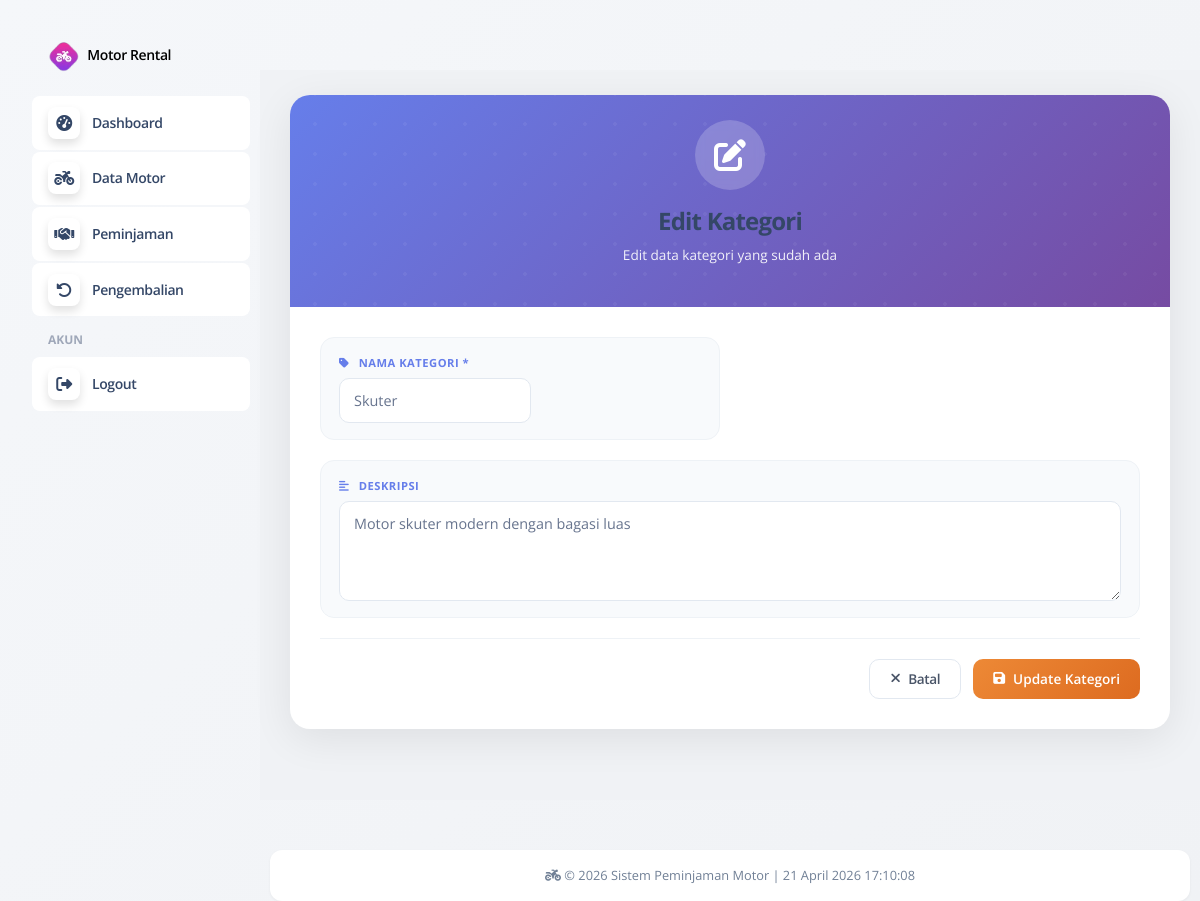
Page /backend/peminjaman/pages/kategori/edit.php?id=5 (signed in) on the committed database.
### tables this page shows
CREATE TABLE `kategori` (
  `id` int NOT NULL,
  `nama_kategori` varchar(50) NOT NULL,
  `deskripsi` text,
  `created_at` timestamp NULL DEFAULT CURRENT_TIMESTAMP
);

### backend/peminjaman/pages/kategori/edit.php (the view, shortened to what this page needs)
<?php
include '../../partials/header.php';
include '../../partials/sidebar.php';
include '../../app.php';
$id = (int)$_GET['id'];
$qKategori = mysqli_query($connect, "SELECT * FROM kategori WHERE id = $id");
$kategori = mysqli_fetch_object($qKategori);
?>
<link rel="stylesheet" href="../motor/style.css">
<div id="main">
    <div class="form-card">
        <div class="form-header">
            <div class="form-icon">
                <i class="fas fa-edit"></i>
            </div>
            <h2>Edit Kategori</h2>
            <p>Edit data kategori yang sudah ada</p>
        </div>
        <div class="form-body">
            <form action="../../action/kategori/update.php?id=<?= $id ?>" method="POST">
                <div class="info-grid">
                    <div class="info-item">
                        <div class="info-label"><i class="fas fa-tag"></i> Nama Kategori *</div>
                        <input type="text" name="nama_kategori" class="form-control" value="<?= htmlspecialchars($kategori->nama_kategori) ?>" required>
                    </div>
                    <div class="info-item">
                        <div class="info-label"><i class="fas fa-align-left"></i> Deskripsi</div>
                        <textarea name="deskripsi" class="form-control" rows="3"><?= htmlspecialchars($kategori->deskripsi) ?></textarea>
                    </div>
                </div>
                <div class="detail-footer">
                    <a href="index.php" class="btn btn-outline-secondary">
                        <i class="fas fa-times"></i> Batal
                    </a>
                    <button type="submit" name="tombol" class="btn btn-warning">
                        <i class="fas fa-save"></i> Update Kategori
                    </button>
                </div>
            </form>
        </div>
    </div>
</div>
<?php include '../../partials/footer.php'; include '../../partials/script.php'; ?>

### backend/peminjaman/pages/motor/style.css (style rules this page uses)
* { margin: 0; padding: 0; box-sizing: border-box; }
body { background: linear-gradient(135deg, #f5f7fa 0%, #f0f2f5 100%); font-family: 'Inter', 'Segoe UI', sans-serif; overflow-x: hidden; }
#main { margin-left: 260px; margin-top: 70px; padding: 25px 30px; width: calc(100% - 260px); min-height: calc(100vh - 70px); transition: all 0.3s ease; background: #f0f2f5; }
.form-card { background: white; border-radius: 20px; box-shadow: 0 10px 40px rgba(0, 0, 0, 0.08); overflow: hidden; }
.form-header { background: linear-gradient(135deg, #667eea 0%, #764ba2 100%); padding: 25px 30px; text-align: center; color: white; position: relative; overflow: hidden; }
.form-header::before { content: ''; position: absolute; top: -50%; right: -50%; width: 200%; height: 200%; background: radial-gradient(circle, rgba(255,255,255,0.1) 2px, transparent 2px); background-size: 30px 30px; opacity: 0.5; }
.form-header .form-icon { width: 70px; height: 70px; background: rgba(255, 255, 255, 0.2); border-radius: 50%; display: inline-flex; align-items: center; justify-content: center; margin-bottom: 15px; backdrop-filter: blur(5px); }
.form-header .form-icon i { font-size: 32px; }
.form-header h2 { font-size: 1.5rem; margin-bottom: 8px; font-weight: 700; }
.form-header p { font-size: 0.85rem; opacity: 0.9; }
.form-body { padding: 30px; }
.form-control, .form-select { font-size: 0.9rem !important; padding: 10px 14px !important; border-radius: 10px !important; border: 1.5px solid #e2e8f0 !important; background: white; transition: all 0.2s ease; }
textarea.form-control { resize: vertical; min-height: 100px; }
.info-grid { display: grid; grid-template-columns: repeat(2, 1fr); gap: 16px; margin-bottom: 24px; }
.info-item:has(.fa-align-left), .info-item.deskripsi-item { grid-column: 1 / -1; width: 100%; }
.info-item { background: #f8fafc; border-radius: 14px; padding: 16px 18px; transition: all 0.2s ease; border: 1px solid #eef2f6; }
.info-label { font-size: 0.7rem; text-transform: uppercase; color: #667eea; font-weight: 700; margin-bottom: 6px; letter-spacing: 0.5px; }
.info-label i { margin-right: 6px; }
.info-item textarea { width: 100%; min-height: 100px; }
.detail-footer { display: flex; justify-content: flex-end; gap: 12px; margin-top: 20px; padding-top: 20px; border-top: 1px solid #eef2f6; }
.btn { border-radius: 10px !important; padding: 8px 20px !important; font-size: 0.85rem !important; font-weight: 600 !important; transition: all 0.2s ease !important; border: none !important; display: inline-flex; align-items: center; gap: 8px; }
.btn-warning { background: linear-gradient(135deg, #ed8936 0%, #dd6b20 100%) !important; color: white !important; }
.btn-outline-secondary { background: white !important; border: 1.5px solid #e2e8f0 !important; color: #4a5568 !important; }
.card-modern, .detail-card, .form-card { animation: fadeInUp 0.4s ease-out; }

### backend/peminjaman/pages/kategori/edit.php (style rules this page uses)
.info-grid { display: grid; grid-template-columns: repeat(2, 1fr); gap: 20px; margin-bottom: 20px; }

### rows in the picture
kategori: nama_kategori "Skuter", deskripsi "Motor skuter modern dengan bagasi luas"
